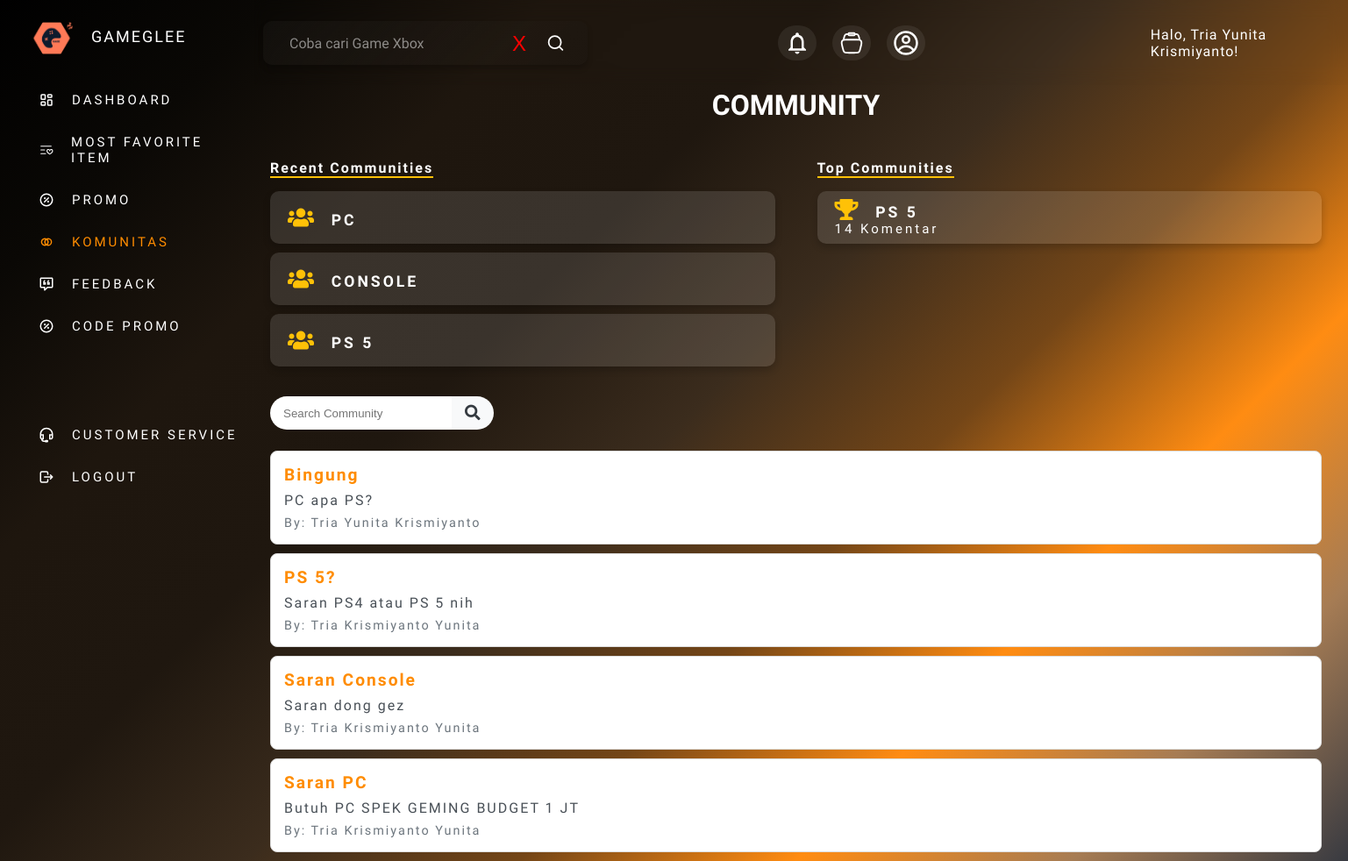
Screenshot of /user/forum_komunitas.php (signed in) with the database file from the repository.
### tables this page shows
CREATE TABLE `komunitas` (
  `id_komunitas` int(11) NOT NULL,
  `nama_komunitas` varchar(255) NOT NULL,
  `deskripsi` text NOT NULL,
  `dibuat_oleh` int(11) NOT NULL,
  `created_at` timestamp NULL DEFAULT current_timestamp(),
  `gambar` varchar(255) DEFAULT NULL
);

CREATE TABLE `topik` (
  `id_topik` int(11) NOT NULL,
  `id_komunitas` int(11) NOT NULL,
  `judul_topik` varchar(255) NOT NULL,
  `deskripsi_topik` text NOT NULL,
  `dibuat_oleh` int(11) NOT NULL,
  `created_at` timestamp NULL DEFAULT current_timestamp()
);

CREATE TABLE `user` (
  `id_user` int(11) NOT NULL,
  `nama` varchar(255) NOT NULL,
  `email` varchar(255) NOT NULL,
  `password` varchar(255) NOT NULL,
  `no_tlp` varchar(50) DEFAULT NULL,
  `alamat` text DEFAULT NULL,
  `level` enum('admin','user') NOT NULL,
  `foto` varchar(255) NOT NULL,
  `active` datetime DEFAULT NULL
);

### user/forum_komunitas.php (the view, shortened to what this page needs)
<?php
include '../db.php';
$query_recent = mysqli_query($kon, "SELECT * FROM komunitas ORDER BY created_at DESC LIMIT 5");
$query_top = mysqli_query($kon, "
    SELECT k.*, COUNT(t.id_topik) AS jumlah_topik,
           (SELECT COUNT(*)
            FROM topik tp
            JOIN komentar km ON tp.id_topik = km.id_topik
            WHERE tp.id_komunitas = k.id_komunitas) AS jumlah_komentar
    FROM komunitas k
    LEFT JOIN topik t ON k.id_komunitas = t.id_komunitas
    GROUP BY k.id_komunitas
    HAVING jumlah_komentar > 10
    ORDER BY jumlah_komentar DESC
    LIMIT 5
");
$query_topik = mysqli_query($kon, "
    SELECT t.id_topik, t.judul_topik, t.deskripsi_topik, u.nama AS pembuat
    FROM topik t
    JOIN user u ON t.dibuat_oleh = u.id_user
    ORDER BY t.id_topik DESC
");
?>
<!DOCTYPE html>
<html lang="en">
<head>
  <link rel="stylesheet" href="../assets/css/styleDashboard.css">
  <link href="https://code.iconify.design/3/3.1.0/iconify.min.css" rel="stylesheet">
    <link rel="stylesheet" href="https://cdnjs.cloudflare.com/ajax/libs/font-awesome/5.15.4/css/all.min.css">
</head>
<body>
   <div class="sidebar">
    <header>
    <div class="top">
      <span class="image">
        <img src="../assets/img/Logo_GG.png" alt="Logo Gameglee" class="logo">
      </span>
      <div><p>GAMEGLEE</p></div>
    </div>
    <ul>
      <li><a href="index.php"><span class="humbleicons--dashboard"></span>DASHBOARD</a></li>
      <li><a href="most_favorite.php"><span class="ph--list-heart"></span>MOST FAVORITE ITEM</a></li>
      <li><a href="informasipromo.php"><span class="tabler--discount"></span>PROMO</a></li>
      <li><a href="forum_komunitas.php" class="active"><span class="gg--community"></span>KOMUNITAS</a></li>
      <li><a href="feedback.php"><span class="mdi--feedback-outline"></span>FEEDBACK</a></li>
      <li><a href="promo.php"><span class="tabler--discount"></span>CODE PROMO</a></li>
      <br><br><br><br>
      <li><a href="chat.php"><span class="tdesign--service"></span>CUSTOMER SERVICE</a></li>
      <li><a href="logout.php"><span class="tabler--logout"></span>LOGOUT</a></li>
    </ul>
    </header>
   </div>
  <div class="topbar">
      <div class="search-box">
        <div class="dynamic-text">
          <input type="text"/>
          <span class="animated-text"></span>
        </div>
        <button class="close-button">X</button>
        <span class="iconamoon--search"></span>
      </div>
      <div class="menu-nav">
        <ul>
          <li><a href="notifikasi.php"><span class="ic--outline-notifications"></span></a></li>
          <li><a href="add_to_cart.php"><span class="solar--cart-outline"></span></a></li>
          <li>
            <a href="profil.php">
            <span class="gg--profile"></span>
            </a>
          </li>
        </ul>
      </div>
      <div class="user-profile">
      <ul>
        <li>
          <a href="profil.php"  data-bs-toggle="dropdown">
            <span class="d-none d-md-block dropdown-toggle ps-2">
              <i class="bi bi-person"></i>Halo, <?= $_SESSION["user"] ?>!
            </span>
          </a>
        </li>
      </ul>
    </div>
  </div>
        <main id="main" class="main">
            <div class="container-com">
                <h1 class="text-center mb-5">COMMUNITY</h1>
                <div class="row mb-4 d-flex justify-content-end">
                    <div class="col-md-6">
                        <h4 class="section-title">Recent Communities</h4>
                        <?php while ($recent = mysqli_fetch_assoc($query_recent)): ?>
                            <a href="detail_komunitas.php?id=<?php echo $recent['id_komunitas']; ?>">
                                <div class="card mb-3 card-custom">
                                    <div class="card-body d-flex align-items-center">
                                        <i class="fas fa-users community-icon"></i>
                                        <span class="community-card-title"><?php echo htmlspecialchars($recent['nama_komunitas']); ?></span>
                                    </div>
                                </div>
                            </a>
                        <?php endwhile; ?>
                    </div>
                    <div class="col-md-6">
                        <h4 class="section-title">Top Communities</h4>
                        <?php while ($top = mysqli_fetch_assoc($query_top)): ?>
                            <a href="detail_komunitas.php?id=<?php echo $top['id_komunitas']; ?>">
                                <div class="card mb-3 card-custom">
                                    <div class="card-body d-flex align-items-center justify-content-between">
                                        <div class="d-flex align-items-center">
                                            <i class="fas fa-trophy community-icon"></i>
                                            <span class="community-card-title"><?php echo htmlspecialchars($top['nama_komunitas']); ?></span>
                                        </div>
                                        <span class="badge badge-warning"><?php echo $top['jumlah_komentar']; ?> Komentar</span>
                                    </div>
                                </div>
                            </a>
                        <?php endwhile; ?>
                    </div>
                </div>
                <div class="search-container d-flex mb-4">
                    <div class="input-group">
                        <input type="text" class="form-control" placeholder="Search Community">
                        <div class="input-group-append">
                            <button class="btn btn-outline-secondary" type="button"><i class="fas fa-search"></i></button>
                        </div>
                    </div>
                </div>
                <div class="list-group">
                    <?php while ($topik = mysqli_fetch_assoc($query_topik)): ?>
                        <a href="topik.php?id=<?php echo $topik['id_topik']; ?>" class="list-group-item list-group-item-action">
                            <div class="list-group-content">
                                <h5 class="mb-1"><?php echo htmlspecialchars($topik['judul_topik']); ?></h5>
                                <p class="mb-1"><?php echo nl2br(htmlspecialchars($topik['deskripsi_topik'])); ?></p>
                                <small class="text-muted">By: <?php echo htmlspecialchars($topik['pembuat']); ?></small>
                            </div>
                        </a>
                    <?php endwhile; ?>
                </div>
            </div>
        </main>
</body>
</html>

### rows the page displays
komunitas: nama_komunitas "PC"
komunitas: nama_komunitas "CONSOLE"
komunitas: nama_komunitas "PS 5", jumlah_komentar "14"
topik: judul_topik "Bingung", deskripsi_topik "PC apa PS?", dibuat_oleh.nama "Tria Yunita Krismiyanto"
topik: judul_topik "PS 5?", deskripsi_topik "Saran PS4 atau PS 5 nih", dibuat_oleh.nama "Tria Krismiyanto Yunita"
topik: judul_topik "Saran Console", deskripsi_topik "Saran dong gez", dibuat_oleh.nama "Tria Krismiyanto Yunita"
topik: judul_topik "Saran PC", deskripsi_topik "Butuh PC SPEK GEMING BUDGET 1 JT", dibuat_oleh.nama "Tria Krismiyanto Yunita"

### other values shown
$_SESSION["user"] "Tria Yunita Krismiyanto"
